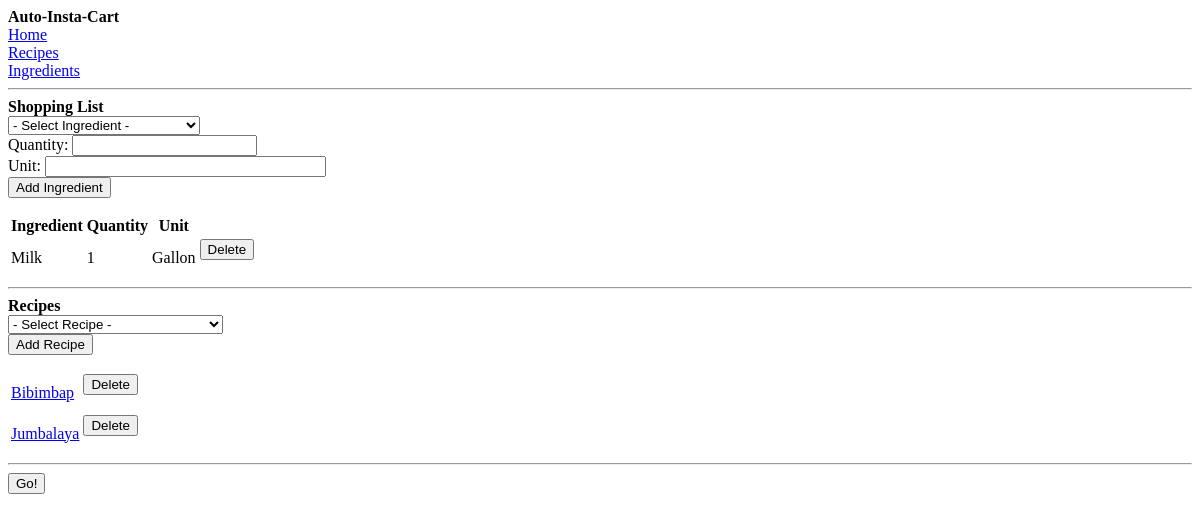
The page /index on the database as committed earlier.
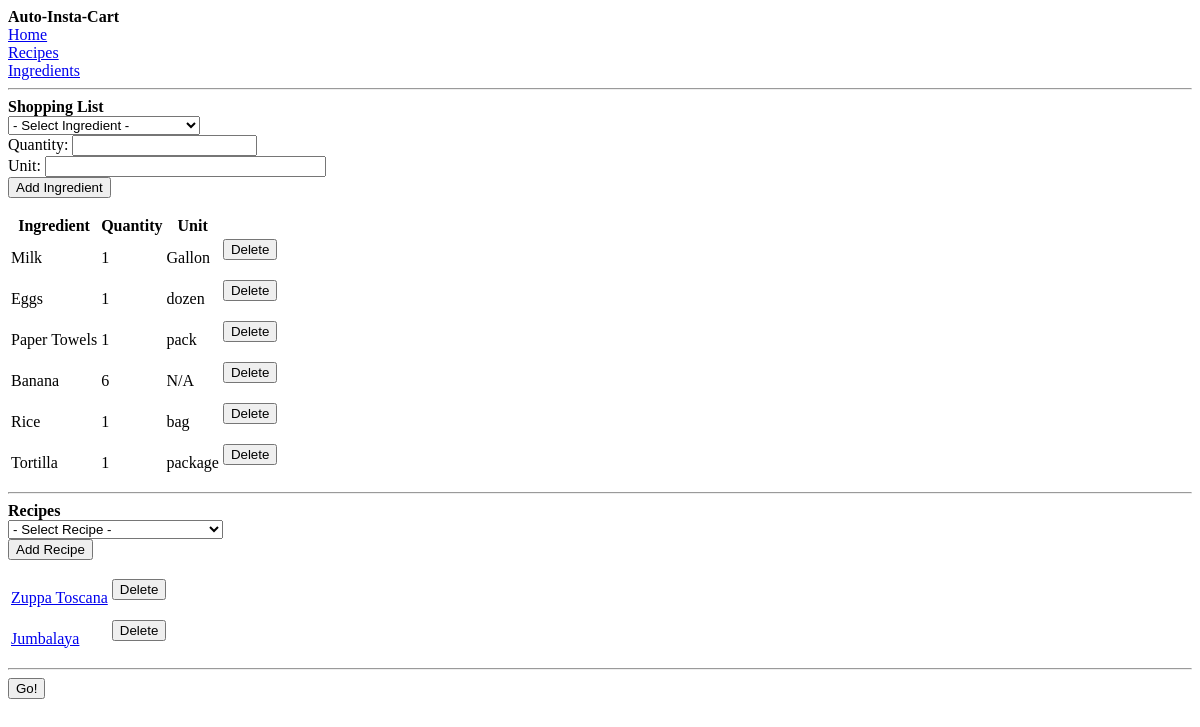
The same page on the database as committed later.
### tables this page shows
CREATE TABLE selected_ingredients (
                                           id         integer  NOT NULL PRIMARY KEY,
                                           ingredient integer  NOT NULL,
                                           quantity   integer,
                                           unit       text,
                                           FOREIGN KEY (ingredient) references ingredients (id)
                                        );

CREATE TABLE ingredients (
                                    id        integer  NOT NULL PRIMARY KEY,
                                    name      text     NOT NULL,
                                    search    text,
                                    quantity  integer,
                                    unit      text
                                );

CREATE TABLE recipes (
                                    id    integer  NOT NULL PRIMARY KEY,
                                    name  text     NOT NULL
                                );

### app/routes.py (the view)
@app.route( '/', methods=['GET', 'POST'] )
@app.route( '/index', methods=['GET', 'POST'] )
def index():
    new_ingredient = selected_ingredient_form()
    new_ingredient.select.choices = [ ( 0, '- Select Ingredient -' ) ] \
                                  + Database().get_all_ingredient_names()
    if new_ingredient.validate_on_submit():
        Database().add_selected_ingredient( int( new_ingredient.data[ 'select' ] ),
                                            new_ingredient.data[ 'quantity' ],
                                            new_ingredient.data[ 'unit' ] )
        return redirect( '/index' )
    selected_ingredients = Database().get_all_selected_ingredients()
    delete = delete_form()
    new_recipe = selected_recipe_form()
    new_recipe.select.choices = [ ( 0, '- Select Recipe -' ) ] \
                              + Database().get_all_recipes_tuple_list()
    if new_recipe.validate_on_submit():
        Database().add_selected_recipe( int( new_recipe.data[ 'select' ] ) )
        return redirect( '/index' )
    selected_recipes = Database().get_all_selected_recipes()
    go = go_form()
    if go.validate_on_submit():
        shopping_list = Database().get_shopping_list()
        web_automater.build_cart( shopping_list )
        return redirect( '/index' )
    return render_template( 'index.html',
                            new_ingredient=new_ingredient,
                            selected_ingredients=selected_ingredients,
                            new_recipe=new_recipe,
                            selected_recipes=selected_recipes,
                            delete=delete,
                            go=go )

### app/forms.py
class selected_ingredient_form( FlaskForm ):
    select = SelectField( 'Ingredient' )
    quantity = IntegerField( 'Quantity', validators=[ DataRequired() ] )
    unit = StringField( 'Unit', validators=[ DataRequired() ] )
    submit = SubmitField( 'Add Ingredient' )

class delete_form( FlaskForm ):
    submit = SubmitField( 'Delete' )
    id = HiddenField('hidden_id')

### app/routes.py (called while the page is built)
@app.context_processor
def override_url_for():
    return dict( url_for=dated_url_for )

def dated_url_for( endpoint, **values ):
    if endpoint == 'static':
        filename = values.get( 'filename', None )
        if filename:
            file_path = os.path.join( app.root_path, endpoint, filename )
            values['q'] = int( os.stat( file_path ).st_mtime )
    return url_for( endpoint, **values )

### lib/database.py (called while the page is built)
    def fetch( self, sql_str ):
        try:
            c = self.conn.cursor()
            c.execute( sql_str )
            return c.fetchall()
        except Error as e:
            print( e )

    def get_all_ingredient_names( self ):
        return self.fetch( 'SELECT id, name FROM ingredients' )

    def get_all_recipes( self ):
        ret = []
        recipes = self.fetch( 'SELECT * FROM recipes' )
        if recipes is not None:
            for recipe in recipes:
                row = {}
                row[ 'id' ] = recipe[ 0 ]
                row[ 'name' ] = recipe[ 1 ]
                ret.append( row )
        return ret

    def get_all_recipes_tuple_list( self ):
        ret = []
        for database_recipe in self.get_all_recipes():
            ret.append( ( database_recipe[ 'id' ], database_recipe[ 'name' ] ) )
        return ret

    def get_all_selected_recipes( self ):
        sql = '''SELECT
                 selected_recipes.id,
                 recipes.name,
                 recipes.id

                 FROM
                 selected_recipes

                 INNER JOIN recipes on recipes.id = selected_recipes.recipe'''
        ret = []
        recipes = self.fetch( sql )
        if recipes is not None:
            for recipe in recipes:
                recipe_dict = {}
                recipe_dict[ 'id' ] = recipe[ 0 ]
                recipe_dict[ 'name' ] = recipe[ 1 ]
                recipe_dict[ 'recipe_id' ] = recipe[ 2 ]
                ret.append( recipe_dict )
        return ret

### app/templates/index.html (shortened to what this page needs)
{% extends "base.html" %}
{% block content %}
<div>
    <b>Shopping List</b>
    <form action="" method="post" novalidate >
        <div>{{ new_ingredient.select() }}</div>
        <div>Quantity: {{ new_ingredient.quantity(size=32) }}</div>
        <div>Unit: {{ new_ingredient.unit(size=32) }}</div>
        <div>{{ new_ingredient.submit() }}</div>
    </form>
    <table>
        <tr>
            <th>Ingredient</th>
            <th>Quantity</th>
            <th>Unit</th>
        </tr>
        {% for ingredient in selected_ingredients %}
        <tr>
            <td>{{ ingredient.name }}</td>
            <td>{{ ingredient.quantity }}</td>
            <td>{{ ingredient.unit }}</td>
            <td>
                <form action="/delete_selected_ingredient/id={{ ingredient.id }}" method="post" novalidate >
                    {{ delete.submit() }}
                </form>
            </td>
        </tr>
        {% endfor %}
    </table>
</div>
<hr>
<div>
    <b>Recipes</b>
    <form action="" method="post" novalidate >
        <div>{{ new_recipe.select() }}</div>
        <div>{{ new_recipe.submit() }}</div>
    </form>
    <table>
        {% for recipe in selected_recipes %}
        <tr>
            <td><a href="/recipe/id={{ recipe.recipe_id }}">{{ recipe.name }}</a></td>
            <td>
                <form action="/delete_selected_recipe/id={{ recipe.id }}" method="post" novalidate >
                    {{ delete.submit() }}
                </form>
            </td>
        </tr>
        {% endfor %}
    </table>
</div>
<hr>
<div>
    <form action="" method="post" novalidate >
        <div>{{ go.go() }}</div>
    </form>
</div>
{% endblock %}

### app/templates/base.html (shortened to what this page needs)
<html>
    <head>
      <link rel= "stylesheet" type= "text/css" href= "{{ url_for( 'static', filename='style.css' ) }}">
    </head>
    <body>
        <b>Auto-Insta-Cart</b>
        <div><a href="/index">Home</a></div>
        <div><a href="/recipes">Recipes</a></div>
        <div><a href="/ingredients">Ingredients</a></div>
        <hr>
        {% block content %}{% endblock %}
    </body>
</html>

Rows that differ between the two databases and show on the page:
no longer on this page (row unchanged): recipes: name "Bibimbap"
added selected_ingredients: name "Eggs", quantity "1", unit "dozen"
added selected_ingredients: name "Paper Towels", quantity "1", unit "pack"
added selected_ingredients: name "Banana", quantity "6", unit "N/A"
added selected_ingredients: name "Rice", quantity "1", unit "bag"
added selected_ingredients: name "Tortilla", quantity "1", unit "package"
now on this page (row unchanged): recipes: name "Zuppa Toscana"
